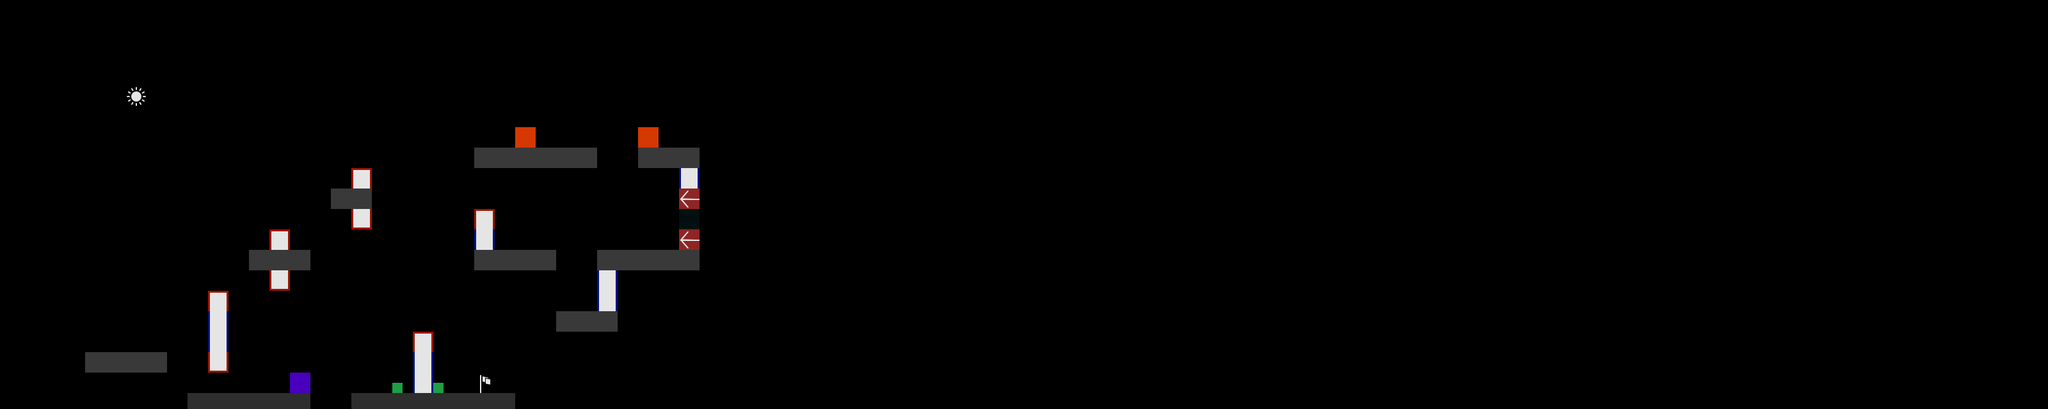

A 2D game scene composited from a Tiled map and its tileset images. What follows is a short description and the map's XML, with every tile layer's data as written:
An orthogonal 100x20 tile map with 32x32 px tiles, 1 tile layer (Tile Layer 1).

<map version="1.2" tiledversion="2019.03.13" orientation="orthogonal" renderorder="right-down" width="100" height="20" tilewidth="32" tileheight="32" infinite="0" nextlayerid="2" nextobjectid="1">
 <tileset firstgid="1" source="tiles2.tsx" />
 <layer id="1" name="Tile Layer 1" width="100" height="20" opacity="0.9" offsetx="133.333" offsety="103.03">
  <properties>
   <property name="title" value="RUN" />
  </properties>
  <data encoding="csv">
0,0,0,0,0,0,0,0,0,0,0,0,0,0,0,0,0,0,0,0,0,0,0,0,0,0,0,0,0,0,0,0,0,0,0,0,0,0,0,0,0,0,0,0,0,0,0,0,0,0,0,0,0,0,0,0,0,0,0,0,0,0,0,0,0,0,0,0,0,0,0,0,0,0,0,0,0,0,0,0,0,0,0,0,0,0,0,0,0,0,0,0,0,0,0,0,0,0,0,0,
0,0,10,0,0,0,0,0,0,0,0,0,0,0,0,0,0,0,0,0,0,0,0,0,0,0,0,0,0,0,0,0,0,0,0,0,0,0,0,0,0,0,0,0,0,0,0,0,0,0,0,0,0,0,0,0,0,0,0,0,0,0,0,0,0,0,0,0,0,0,0,0,0,0,0,0,0,0,0,0,0,0,0,0,0,0,0,0,0,0,0,0,0,0,0,0,0,0,0,0,
0,0,0,0,0,0,0,0,0,0,0,0,0,0,0,0,0,0,0,0,0,0,0,0,0,0,0,0,0,0,0,0,0,0,0,0,0,0,0,0,0,0,0,0,0,0,0,0,0,0,0,0,0,0,0,0,0,0,0,0,0,0,0,0,0,0,0,0,0,0,0,0,0,0,0,0,0,0,0,0,0,0,0,0,0,0,0,0,0,0,0,0,0,0,0,0,0,0,0,0,
0,0,0,0,0,0,0,0,0,0,0,0,0,0,0,0,0,0,0,0,0,6,0,0,0,0,0,6,0,0,0,0,0,0,0,0,0,0,0,0,0,0,0,0,0,0,0,0,0,0,0,0,0,0,0,0,0,0,0,0,0,0,0,0,0,0,0,0,0,0,0,0,0,0,0,0,0,0,0,0,0,0,0,0,0,0,0,0,0,0,0,0,0,0,0,0,0,0,0,0,
0,0,0,0,0,0,0,0,0,0,0,0,0,0,0,0,0,0,0,1,1,1,1,1,1,0,0,1,1,1,0,0,0,0,0,0,0,0,0,0,0,0,0,0,0,0,0,0,0,0,0,0,0,0,0,0,0,0,0,0,0,0,0,0,0,0,0,0,0,0,0,0,0,0,0,0,0,0,0,0,0,0,0,0,0,0,0,0,0,0,0,0,0,0,0,0,0,0,0,0,
0,0,0,0,0,0,0,0,0,0,0,0,0,3,0,0,0,0,0,0,0,0,0,0,0,0,0,0,0,2,0,0,0,0,0,0,0,0,0,0,0,0,0,0,0,0,0,0,0,0,0,0,0,0,0,0,0,0,0,0,0,0,0,0,0,0,0,0,0,0,0,0,0,0,0,0,0,0,0,0,0,0,0,0,0,0,0,0,0,0,0,0,0,0,0,0,0,0,0,0,
0,0,0,0,0,0,0,0,0,0,0,0,1,1,0,0,0,0,0,0,0,0,0,0,0,0,0,0,0,14,0,0,0,0,0,0,0,0,0,0,0,0,0,0,0,0,0,0,0,0,0,0,0,0,0,0,0,0,0,0,0,0,0,0,0,0,0,0,0,0,0,0,0,0,0,0,0,0,0,0,0,0,0,0,0,0,0,0,0,0,0,0,0,0,0,0,0,0,0,0,
0,0,0,0,0,0,0,0,0,0,0,0,0,4,0,0,0,0,0,3,0,0,0,0,0,0,0,0,0,16,0,0,0,0,0,0,0,0,0,0,0,0,0,0,0,0,0,0,0,0,0,0,0,0,0,0,0,0,0,0,0,0,0,0,0,0,0,0,0,0,0,0,0,0,0,0,0,0,0,0,0,0,0,0,0,0,0,0,0,0,0,0,0,0,0,0,0,0,0,0,
0,0,0,0,0,0,0,0,0,3,0,0,0,0,0,0,0,0,0,2,0,0,0,0,0,0,0,0,0,14,0,0,0,0,0,0,0,0,0,0,0,0,0,0,0,0,0,0,0,0,0,0,0,0,0,0,0,0,0,0,0,0,0,0,0,0,0,0,0,0,0,0,0,0,0,0,0,0,0,0,0,0,0,0,0,0,0,0,0,0,0,0,0,0,0,0,0,0,0,0,
0,0,0,0,0,0,0,0,1,1,1,0,0,0,0,0,0,0,0,1,1,1,1,0,0,1,1,1,1,1,0,0,0,0,0,0,0,0,0,0,0,0,0,0,0,0,0,0,0,0,0,0,0,0,0,0,0,0,0,0,0,0,0,0,0,0,0,0,0,0,0,0,0,0,0,0,0,0,0,0,0,0,0,0,0,0,0,0,0,0,0,0,0,0,0,0,0,0,0,0,
0,0,0,0,0,0,0,0,0,4,0,0,0,0,0,0,0,0,0,0,0,0,0,0,0,2,0,0,0,0,0,0,0,0,0,0,0,0,0,0,0,0,0,0,0,0,0,0,0,0,0,0,0,0,0,0,0,0,0,0,0,0,0,0,0,0,0,0,0,0,0,0,0,0,0,0,0,0,0,0,0,0,0,0,0,0,0,0,0,0,0,0,0,0,0,0,0,0,0,0,
0,0,0,0,0,0,3,0,0,0,0,0,0,0,0,0,0,0,0,0,0,0,0,0,0,2,0,0,0,0,0,0,0,0,0,0,0,0,0,0,0,0,0,0,0,0,0,0,0,0,0,0,0,0,0,0,0,0,0,0,0,0,0,0,0,0,0,0,0,0,0,0,0,0,0,0,0,0,0,0,0,0,0,0,0,0,0,0,0,0,0,0,0,0,0,0,0,0,0,0,
0,0,0,0,0,0,2,0,0,0,0,0,0,0,0,0,0,0,0,0,0,0,0,1,1,1,0,0,0,0,0,0,0,0,0,0,0,0,0,0,0,0,0,0,0,0,0,0,0,0,0,0,0,0,0,0,0,0,0,0,0,0,0,0,0,0,0,0,0,0,0,0,0,0,0,0,0,0,0,0,0,0,0,0,0,0,0,0,0,0,0,0,0,0,0,0,0,0,0,0,
0,0,0,0,0,0,2,0,0,0,0,0,0,0,0,0,3,0,0,0,0,0,0,0,0,0,0,0,0,0,0,0,0,0,0,0,0,0,0,0,0,0,0,0,0,0,0,0,0,0,0,0,0,0,0,0,0,0,0,0,0,0,0,0,0,0,0,0,0,0,0,0,0,0,0,0,0,0,0,0,0,0,0,0,0,0,0,0,0,0,0,0,0,0,0,0,0,0,0,0,
1,1,1,1,0,0,4,0,0,0,0,0,0,0,0,0,2,0,0,0,0,0,0,0,0,0,0,0,0,0,0,0,0,0,0,0,0,0,0,0,0,0,0,0,0,0,0,0,0,0,0,0,0,0,0,0,0,0,0,0,0,0,0,0,0,0,0,0,0,0,0,0,0,0,0,0,0,0,0,0,0,0,0,0,0,0,0,0,0,0,0,0,0,0,0,0,0,0,0,0,
0,0,0,0,0,0,0,0,0,0,17,0,0,0,0,11,2,11,0,8,0,0,0,0,0,0,0,0,0,0,0,0,0,0,0,0,0,0,0,0,0,0,0,0,0,0,0,0,0,0,0,0,0,0,0,0,0,0,0,0,0,0,0,0,0,0,0,0,0,0,0,0,0,0,0,0,0,0,0,0,0,0,0,0,0,0,0,0,0,0,0,0,0,0,0,0,0,0,0,0,
0,0,0,0,0,1,1,1,1,1,1,0,0,1,1,1,1,1,1,1,1,0,0,0,0,0,0,0,0,0,0,0,0,0,0,0,0,0,0,0,0,0,0,0,0,0,0,0,0,0,0,0,0,0,0,0,0,0,0,0,0,0,0,0,0,0,0,0,0,0,0,0,0,0,0,0,0,0,0,0,0,0,0,0,0,0,0,0,0,0,0,0,0,0,0,0,0,0,0,0,
0,5,0,0,0,0,0,0,0,0,0,0,0,1,0,0,0,0,0,0,0,0,0,0,0,0,0,0,0,0,0,0,0,0,0,0,0,0,0,0,0,0,0,0,0,0,0,0,0,0,0,0,0,0,0,0,0,0,0,0,0,0,0,0,0,0,0,0,0,0,0,0,0,0,0,0,0,0,0,0,0,0,0,0,0,0,0,0,0,0,0,0,0,0,0,0,0,0,0,0,
1,1,1,1,0,0,0,0,0,0,0,0,0,0,0,0,0,0,0,0,0,0,0,0,0,0,0,0,0,0,0,0,0,0,0,0,0,0,0,0,0,0,0,0,0,0,0,0,0,0,0,0,0,0,0,0,0,0,0,0,0,0,0,0,0,0,0,0,0,0,0,0,0,0,0,0,0,0,0,0,0,0,0,0,0,0,0,0,0,0,0,0,0,0,0,0,0,0,0,0,
0,0,0,0,0,0,0,0,0,0,0,0,0,0,0,0,0,0,0,0,0,0,0,0,0,0,0,0,0,0,0,0,0,0,0,0,0,0,0,0,0,0,0,0,0,0,0,0,0,0,0,0,0,0,0,0,0,0,0,0,0,0,0,0,0,0,0,0,0,0,0,0,0,0,0,0,0,0,0,0,0,0,0,0,0,0,0,0,0,0,0,0,0,0,0,0,0,0,0,0
</data>
 </layer>
</map>
